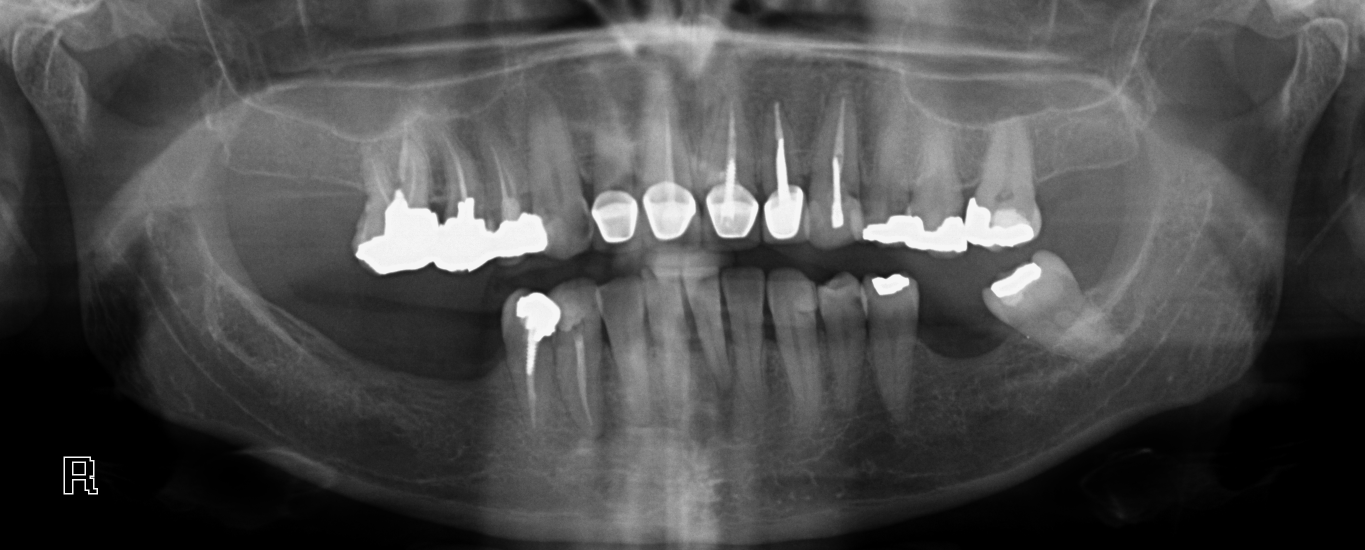
#> input picture Images/11.png, 2730 x 1100 px, found by its file name (shown at 1/2 size)
$ jupyter execute --allow-errors bbox.ipynb
#> lines starting #> are read from the running program, lines starting #| are printed output that depends on the picture; after the words box and inside, x2 and y2 are one past the last pixel; in counts of white or black regions, pixels touching at a corner belong together
[cell 1]
import numpy as np
import matplotlib.pyplot as plt
from skimage import io
from skimage.segmentation import clear_border
from skimage import measure
from skimage.measure import label,regionprops
from scipy import ndimage as ndi
from scipy.ndimage import measurements, center_of_mass,binary_dilation,zoom
import plotly.graph_objects as go
import cv2

[cell 2]
#!git clone https://github.com/devrimcavusoglu/pybboxes.git
#%cd pybboxes
#!python setup.py install

[cell 3]
import pybboxes as pbx

[cell 4]
index = 11
image = io.imread(f'./images/{index}.png')
#> image is the input picture: shape (1100, 2730); min 0, max 246, mean 76.6
print(image.shape)
#| (1100, 2730)
masked = np.where(image > 220,1,0)
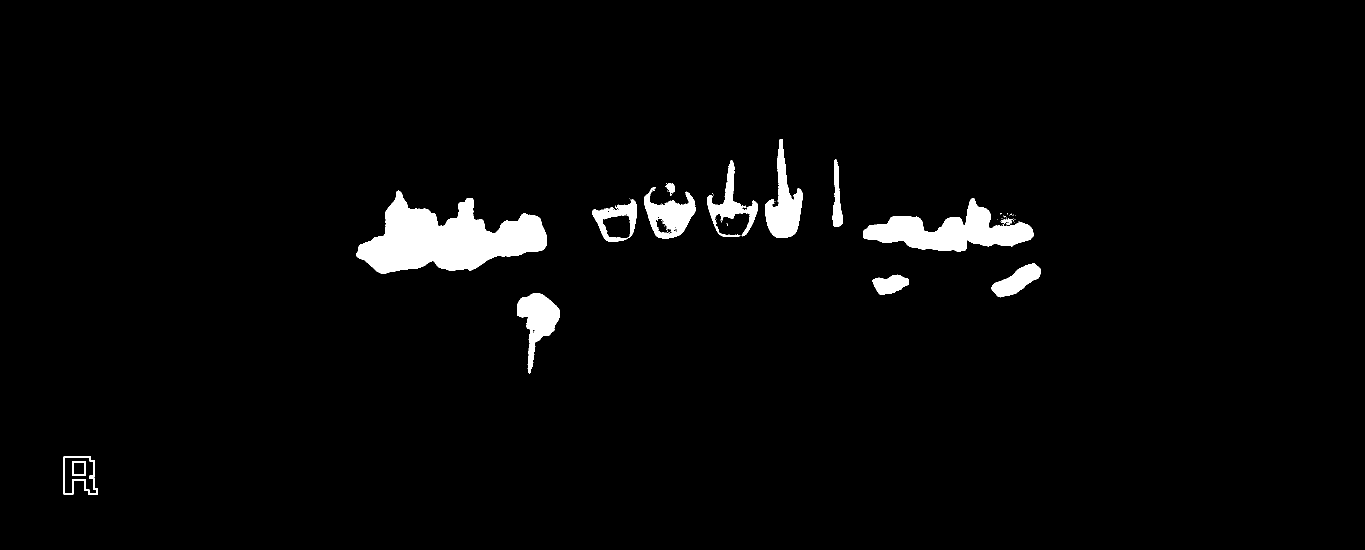
#> masked: shape (1100, 2730) int64 (shown at 1/2 size); values 0 (black) and 1 (white), 2.8% white; 56 white regions (42 under 20 px), largest, box (x1, y1, x2, y2) and area: (712, 381, 1094, 547) 34095, (1727, 396, 2067, 504) 16545, (1530, 278, 1605, 476) 6761
plt.imshow(image)
plt.show()
plt.imshow(masked,cmap='Pastel1')
plt.show()

[cell 5]
areas = np.vectorize(label,signature='(n,m)->(n,m)')(masked)
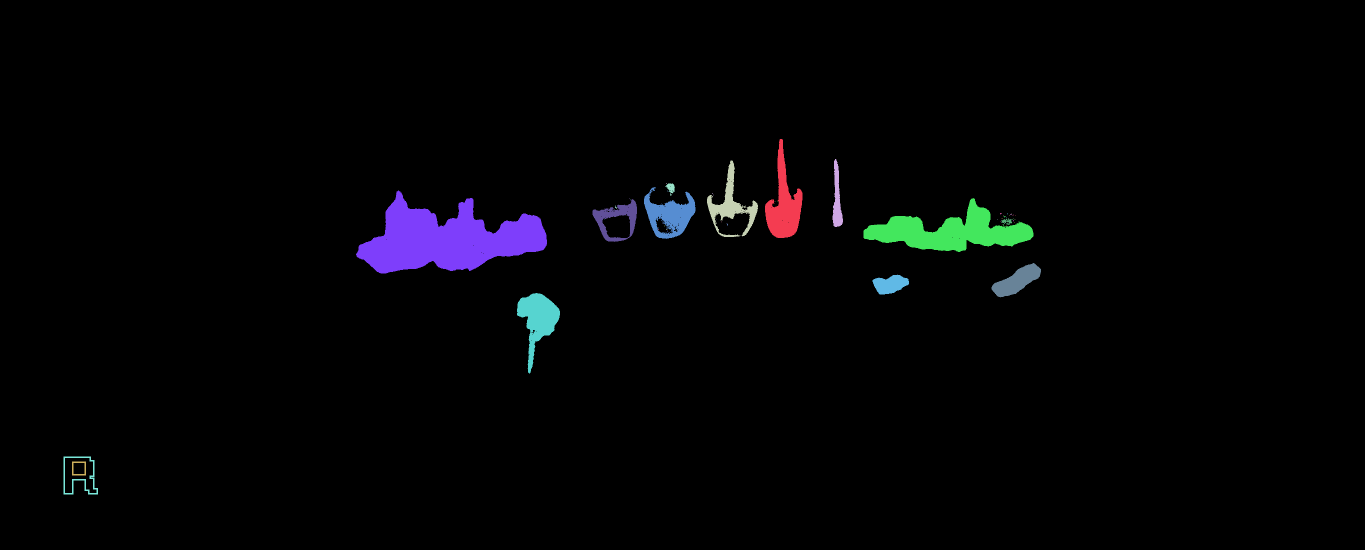
#> areas: shape (1100, 2730) int64 (shown at 1/2 size); 57 distinct labels, from 0 to 56; one colour per label, 0 black
np.unique(areas)
#> Out = 57 values from 0 to 56

[cell 6]
plt.imshow(areas)

[cell 7]
for i in np. unique(areas):
    if np.where(areas == i,1,0).sum()<1150 :
        np.place(areas,  np.where(areas == i,1,0), 0)
#> this loop made 57 passes
#> areas: shape (1100, 2730) int64; 11 distinct labels, from 0 to 54


np.unique(areas)
#> Out = [0, 1, 2, 3, 6, 7, 12, 14, 52, 53, 54]

[cell 8]
plt.imshow(areas)

[cell 9]
'''
2) X-coordinate
3) Y-coordinate
4) height of the bounding box
5) Width of the bounding box
'''

[cell 10]
t46 = np.where(areas == 53,1,0)
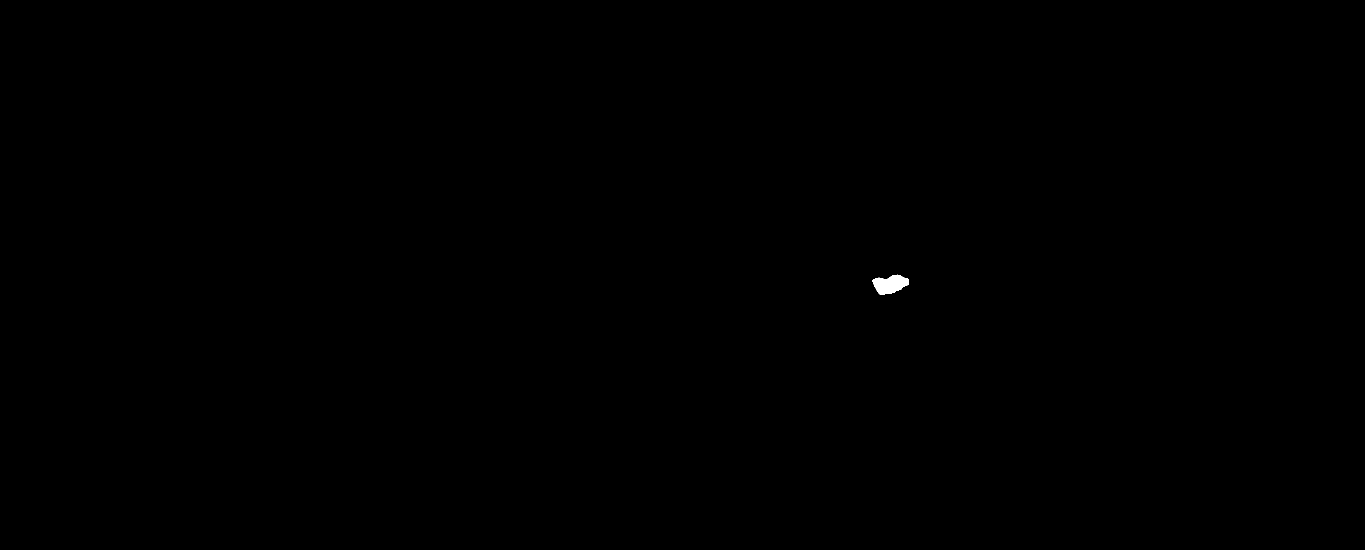
#> t46: shape (1100, 2730) int64 (shown at 1/2 size); values 0 (black) and 1 (white), 0.06% white; 1 white region, box (x1, y1, x2, y2) and area: (1745, 549, 1818, 589) 1943
h = np.max(t46.sum(axis = 0))
#> h = 36
w = np.max(t46.sum(axis = 1))
#> w = 73
y_min = next((i for i, x in enumerate(t46.sum(axis = 1)) if x), None)
#> y_min = 549
x_min = next((i for i, x in enumerate(t46.sum(axis = 0)) if x), None)
#> x_min = 1745
plt.imshow(np.where(areas == 53,1,0))

[cell 11]
plt.imshow(np.where(areas == 53,1,0))
plt.plot([x_min,x_min+w],[y_min+h,y_min+h],c='red')
plt.plot([x_min,x_min+w],[y_min,y_min],c='blue')

plt.plot([x_min,x_min],[y_min,y_min+h],c='green')
plt.plot([x_min+w,x_min+w],[y_min,y_min+h],c='orange')
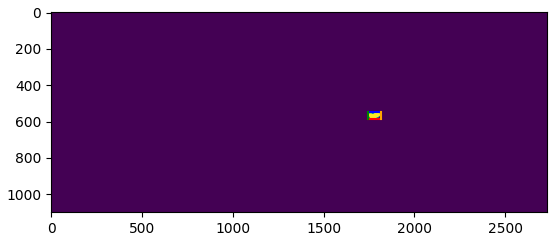
#> figure drawn by matplotlib, 1 panel

[cell 12]
image = io.imread(f'./images/{index}.png')

masked = np.where(image > 220,1,0)

areas = np.vectorize(label,signature='(n,m)->(n,m)')(masked)

for i in np. unique(areas):
    if np.where(areas == i,1,0).sum()<1150 :
        np.place(areas,  np.where(areas == i,1,0), 0)


j=index
f= open(f"./label/{j}.txt","w+")
#> (the rest of this cell did not finish here and is left out)

$ run again, with Images/13.png copied over Images/11.png
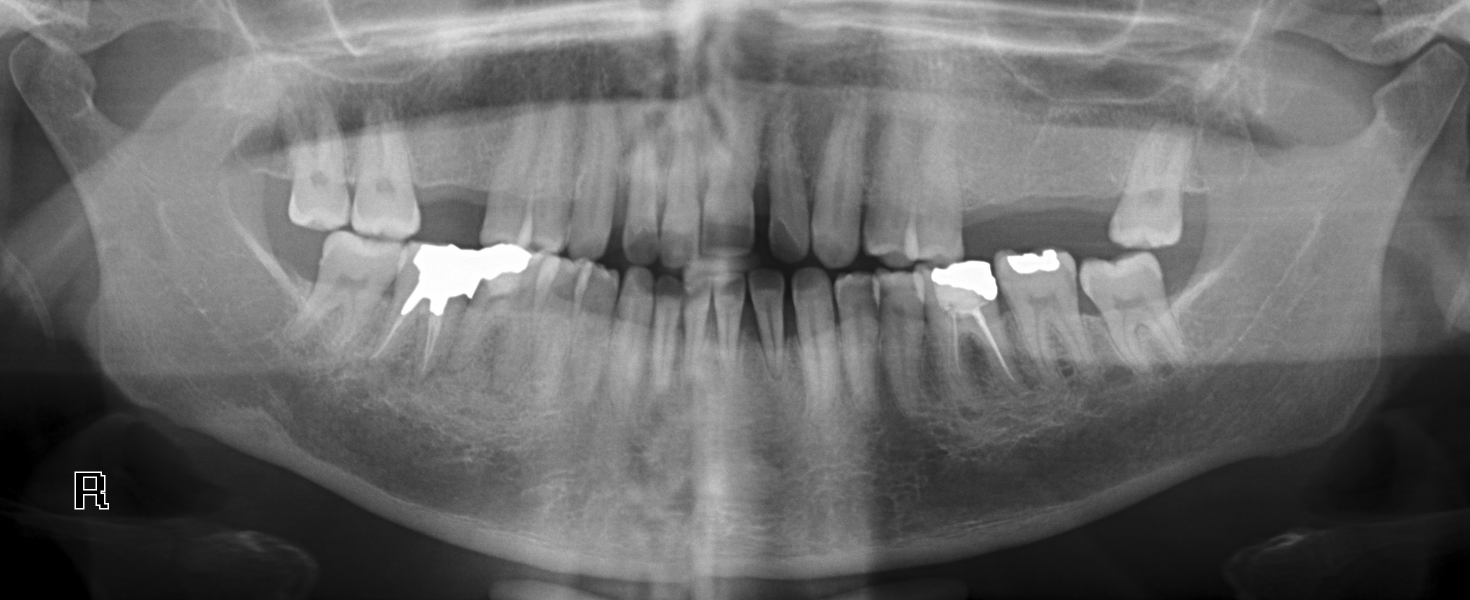
#> input picture Images/13.png, 2940 x 1200 px, found by its file name (shown at 1/2 size)
#> image is the input picture: shape (1200, 2940); min 0, max 254, mean 106.5
#| (1200, 2940)
#> `masked = np.where(image > 220,1,0)`:
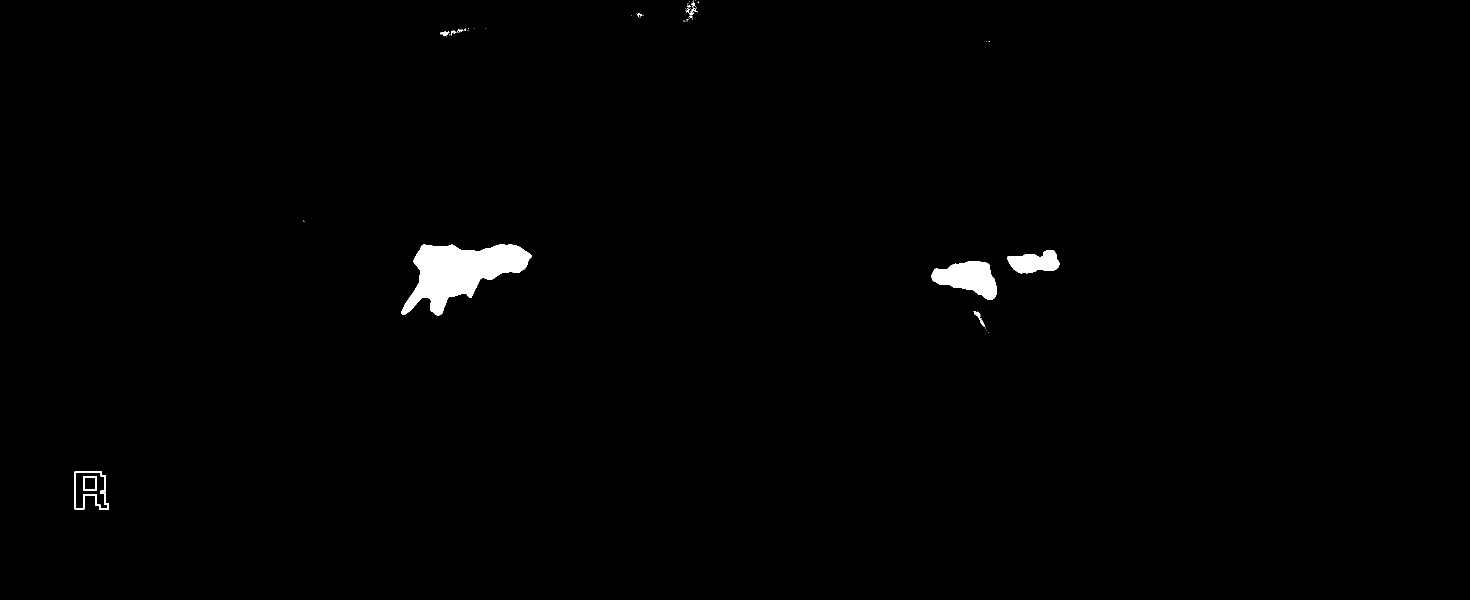
#> masked: shape (1200, 2940) int64 (shown at 1/2 size); values 0 (black) and 1 (white), 0.87% white; 59 white regions (46 under 20 px), largest, box (x1, y1, x2, y2) and area: (803, 488, 1064, 631) 19222, (1863, 522, 1994, 600) 6198, (2015, 500, 2119, 547) 3286
#> `np.unique(areas)`: Out = 60 values from 0 to 59
#> the loop `for i in np. unique(areas):` made 60 passes
#> `np.unique(areas)`: Out = [0, 49, 50, 51]
#> t46: shape (1200, 2940) int64; every value is 0
#> `h = np.max(t46.sum(axis = 0))`: h = 0

$ run again, with Images/14.png copied over Images/11.png
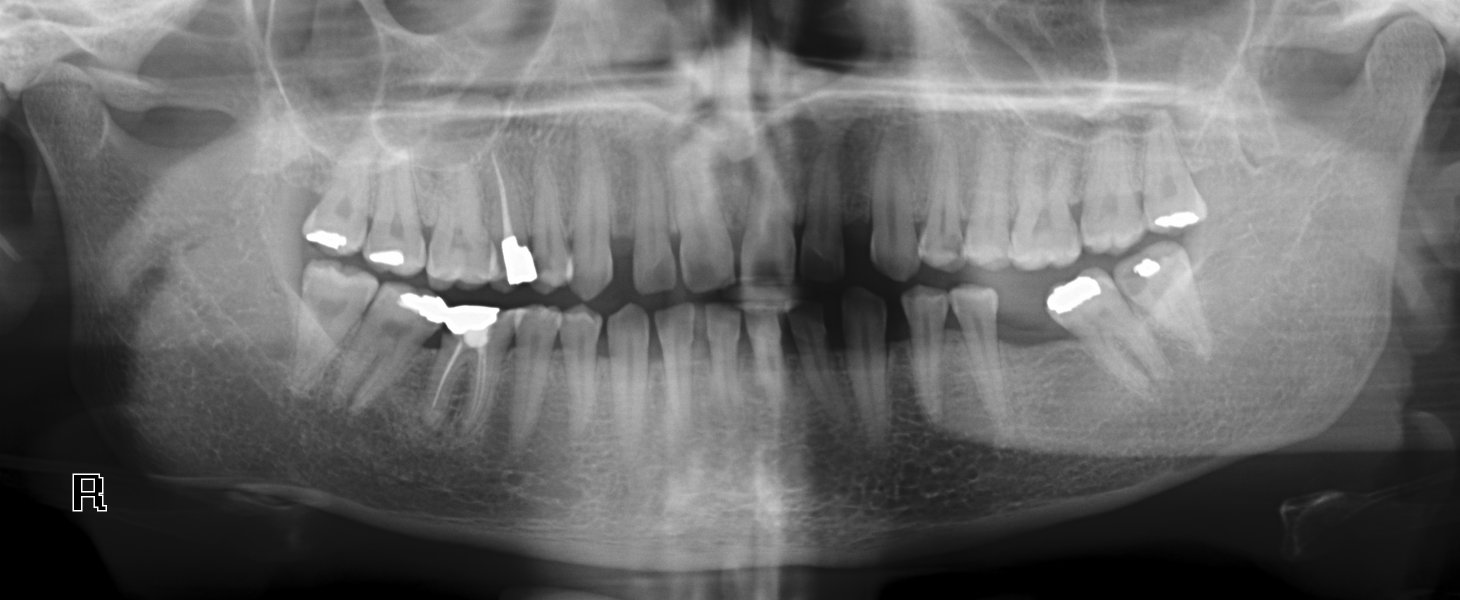
#> input picture Images/14.png, 2920 x 1200 px, found by its file name (shown at 1/2 size)
#> image is the input picture: shape (1200, 2920); min 0, max 254, mean 105.4
#| (1200, 2920)
#> `masked = np.where(image > 220,1,0)`:
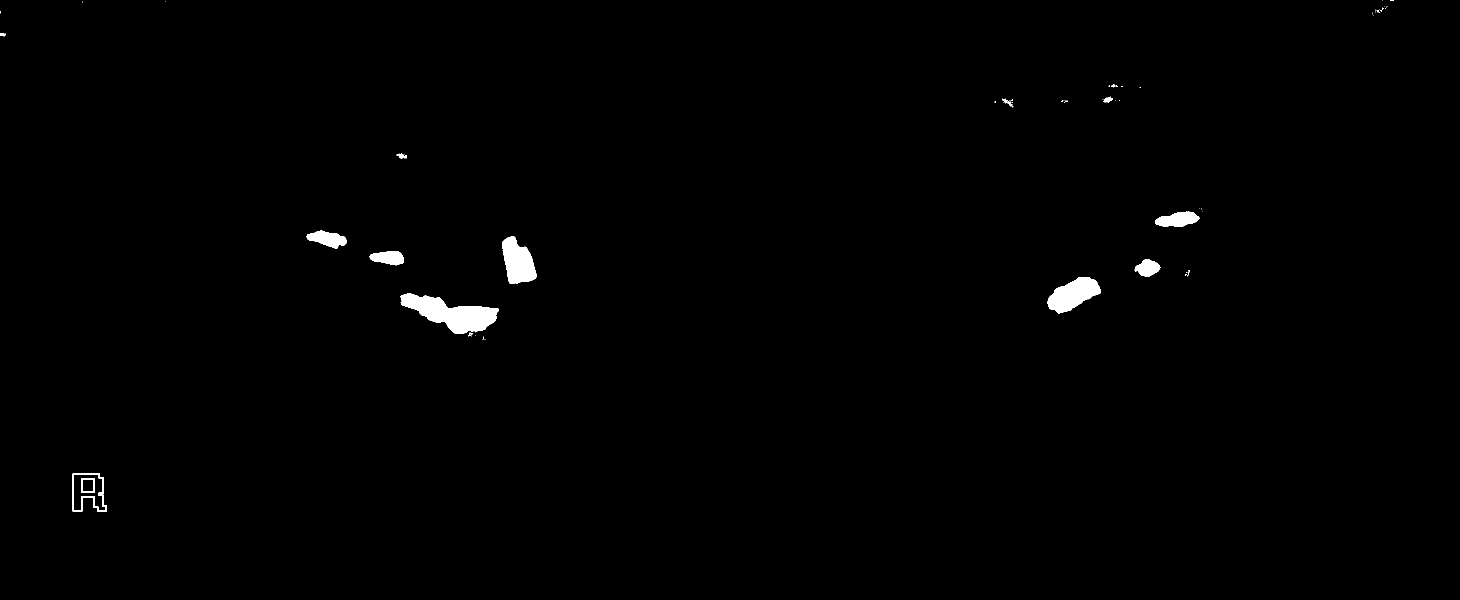
#> masked: shape (1200, 2920) int64 (shown at 1/2 size); values 0 (black) and 1 (white), 0.72% white; 69 white regions (54 under 20 px), largest, box (x1, y1, x2, y2) and area: (801, 587, 998, 668) 7964, (2095, 554, 2201, 627) 4568, (1004, 472, 1073, 568) 4405
#> `np.unique(areas)`: Out = 70 values from 0 to 69
#> the loop `for i in np. unique(areas):` made 70 passes
#> `np.unique(areas)`: Out = [0, 50, 51, 52, 53, 54, 60, 61]
#> t46: shape (1200, 2920) int64; values 0 (black) and 1 (white), 0.04% white; 1 white region, box (x1, y1, x2, y2) and area: (739, 502, 807, 531) 1431
#> `h = np.max(t46.sum(axis = 0))`: h = 29
#> `w = np.max(t46.sum(axis = 1))`: w = 68
#> `y_min = next((i for i, x in enumerate(t46.sum(axis = 1)) if x), None)`: y_min = 502
#> `x_min = next((i for i, x in enumerate(t46.sum(axis = 0)) if x), None)`: x_min = 739
#> `[cell 11] plt.imshow(np.where(areas == 53,1,0)) plt.plot([x_min,x_min+..`:
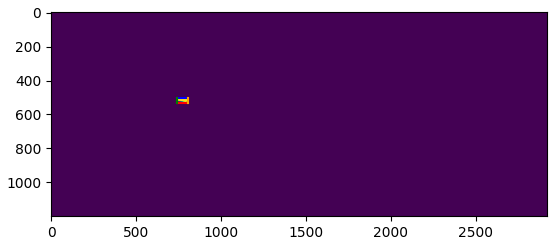
#> figure drawn by matplotlib, 1 panel
